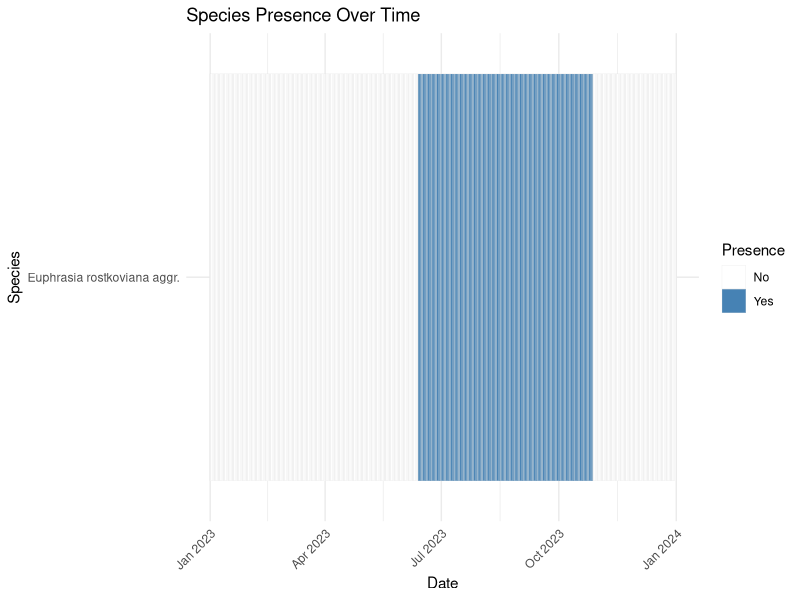
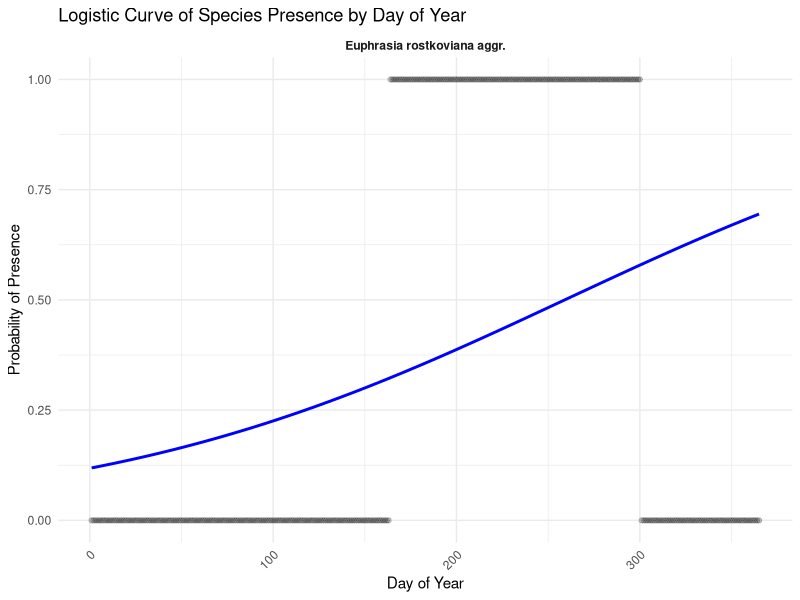
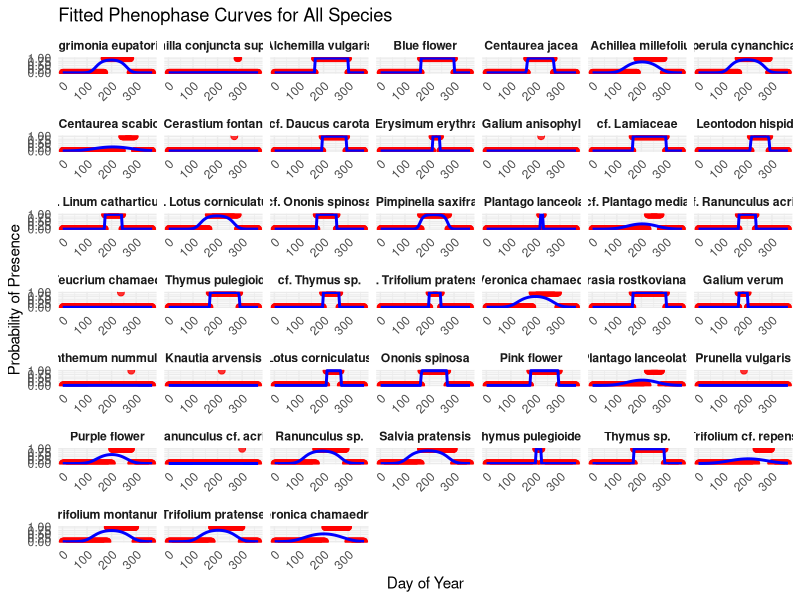
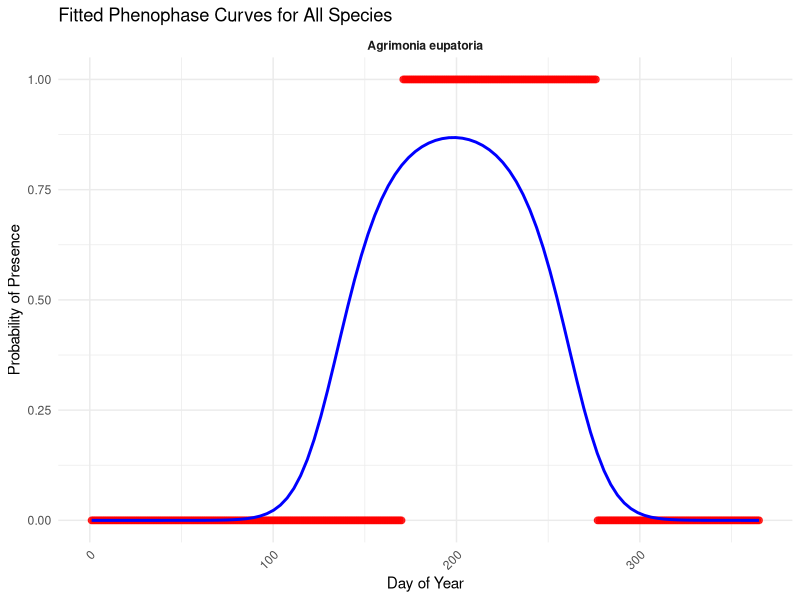

The R source for these figures, in order:
## ---- chunk 1
# Load required packages
library(dplyr)
library(lubridate)
library(tidyverse)
## ---- chunk 2

# Read the CSV file (update the file path as needed)
df <- read.csv("data/five-cameras-Calanda-2023.csv", stringsAsFactors = FALSE)

# Convert the date_time column to Date format
# The provided format is "2023:06:13 15:07:28"
df$date <- as.Date(df$date_time, format = "%Y:%m:%d %H:%M:%S")

# Create daily presence data:
# For each species (class) and date, mark "Yes" if the sum of count is greater than 0.
daily_presence <- df %>%
  group_by(class, date) %>%
  summarize(present = if_else(sum(count, na.rm = TRUE) > 0, "Yes", "No"),
            .groups = "drop")

# Filter only days when the species was observed (Yes)
daily_presence_yes <- daily_presence %>%
  filter(present == "Yes") %>%
  arrange(class, date)

# Aggregate consecutive "Yes" days into presence intervals.
# The trick is to compute a grouping variable as the difference between the date (as integer) and the row number.
presence_intervals <- daily_presence_yes %>%
  group_by(class) %>%
  arrange(date) %>%
  mutate(interval_group = as.integer(date) - row_number()) %>%
  group_by(class, interval_group) %>%
  summarize(start_date = min(date),
            end_date = max(date),
            .groups = "drop")

# Display the resulting presence intervals for each species
print(presence_intervals)

## ---- chunk 3
# Create daily presence data for each species:
# For each species (class) and each date, mark "Yes" if the sum of count > 0, else "No"
daily_presence <- df %>%
  group_by(class, date) %>%
  summarize(present = if_else(sum(count, na.rm = TRUE) > 0, "Yes", "No"),
            .groups = "drop")

# Now, create a cumulative summary row per species:
# - first_presence: earliest date with "Yes"
# - last_presence: latest date with "Yes"
# - total_presence_days: total count of days when presence == "Yes"
cumulative_presence <- daily_presence %>%
  group_by(class) %>%
  summarize(first_presence = min(date[present == "Yes"], na.rm = TRUE),
            last_presence = max(date[present == "Yes"], na.rm = TRUE),
            total_presence_days = sum(present == "Yes"),
            .groups = "drop")

# Print the cumulative summary
print(cumulative_presence)
## ---- chunk 4
cumulative_presence_2023 <- cumulative_presence %>% filter(year(first_presence) %in% c(2023))

# Determine the overall date range (from the earliest first_presence to the latest last_presence)
overall_dates_all <- seq.Date(as.Date('2023-01-01'), as.Date('2023-12-31'), by = "day")

# Cross join species with the overall date range to create one row per species per day.
# Then, mark "Yes" if the date is between first_presence and last_presence, otherwise "No".
expanded_data_all <- cumulative_presence_2023 %>%
  tidyr::crossing(date = overall_dates_all) %>%
  mutate(presence = if_else(date >= first_presence & date <= last_presence, "Yes", "No")) %>%
  select(class, date, presence)

# Display the new data frame
print(expanded_data_all)
## ---- chunk 5
# Plot the results
# We'll create a tile plot where the x-axis is the date and y-axis is the species.
# The fill indicates whether the species was present ("Yes") or absent ("No").
p <- expanded_data_all %>% 
  filter(class %in% c("Euphrasia rostkoviana aggr.")) %>%
  ggplot( aes(x = date, y = class, fill = presence)) +
  geom_tile(color = "gray90") +
  scale_fill_manual(values = c("Yes" = "steelblue", "No" = "white")) +
  labs(title = "Species Presence Over Time",
       x = "Date",
       y = "Species",
       fill = "Presence") +
  theme_minimal() +
  theme(axis.text.x = element_text(angle = 45, hjust = 1))

# Display the plot
print(p)
## ---- chunk 6

# Convert presence to a numeric variable (1 for "Yes", 0 for "No")
# and add a numeric day-of-year variable.
expanded_data_log <- expanded_data_all %>%
  mutate(presence_num = if_else(presence == "Yes", 1, 0),
         day_of_year = yday(date))

# Plot logistic regression curves by species.
# We use geom_point() to show the daily binary data and geom_smooth() to add a logistic curve.
p <- expanded_data_log %>%
   filter(class %in% c("Euphrasia rostkoviana aggr.")) %>%
  ggplot (aes(x = day_of_year, y = presence_num)) +
  geom_point(alpha = 0.2) +
  geom_smooth(method = "glm", 
              method.args = list(family = "binomial"), 
              se = FALSE, color = "blue") +
  facet_wrap(~ class, ncol = 1) +
  scale_y_continuous(limits = c(0, 1)) +
  labs(title = "Logistic Curve of Species Presence by Day of Year",
       x = "Day of Year",
       y = "Probability of Presence") +
  theme_minimal() +
  theme(strip.text = element_text(face = "bold"),
        axis.text.x = element_text(angle = 45, hjust = 1))

# Display the plot
print(p)
## ---- chunk 7

# For inverse logit (logistic function)
inv.logit <- plogis

# Define your custom likelihood function for MLE that accepts data as extra arguments.
curvefit_perplot <- function(param, days, phenophase) {
  peakp  <- param[1]   # peak day (time of peak phenophase)
  rangep <- param[2]   # width parameter (should be negative for a concave-down shape)
  maxp   <- param[3]   # offset on the logit scale
  
  # Compute the predicted probability using the quadratic logit model:
  pred <- inv.logit(rangep * (days - peakp)^2 + maxp)
  
  # Calculate the log-likelihood for the binary outcomes
  llik <- dbinom(phenophase, size = 1, prob = pred, log = TRUE)
  
  # Return the negative sum of log-likelihoods
  return(-sum(llik))
}

# Fit the model for each species and produce a prediction grid:
predicted_data_all <- expanded_data_log %>%
  group_by(class) %>%
  do({
    d <- .
    # Extract the day_of_year and binary presence for the current species
    days <- d$day_of_year
    phenophase <- d$presence_num
    
    # Provide initial guesses: use the median day as a starting peak, a small negative value for rangep, and 0 for maxp.
    init_params <- c(peakp = median(days), rangep = -0.01, maxp = 0)
    
    # Fit the model using optim(); if the fit fails, skip this group.
    fit <- try(optim(par = init_params, 
                     fn = curvefit_perplot, 
                     days = days, 
                     phenophase = phenophase,
                     method = "Nelder-Mead"), silent = TRUE)
    if (inherits(fit, "try-error")) {
      return(data.frame())
    }
    fitted_params <- fit$par
    
    # Create a prediction grid over the range of day_of_year for this species.
    d_pred <- data.frame(day_of_year = seq(min(days), max(days), length.out = 100))
    d_pred$pred <- inv.logit(fitted_params[2] * (d_pred$day_of_year - fitted_params[1])^2 + fitted_params[3])
    d_pred$class <- unique(d$class)
    d_pred
  }) %>%
  ungroup()

# Now plot the observed data and overlay the fitted probability curves for all species.
ggplot() +
  # Plot the observed binary data points (presence 0/1)
  geom_point(data = expanded_data_log, aes(x = day_of_year, y = presence_num), color = "red", size = 2, alpha = 0.8) +
  # Overlay the fitted smooth probability curves
  geom_line(data = predicted_data_all, aes(x = day_of_year, y = pred), color = "blue", size = 1) +
  facet_wrap(~ class, scales = "free_x") +
  labs(title = "Fitted Phenophase Curves for All Species",
       x = "Day of Year",
       y = "Probability of Presence") +
  scale_y_continuous(limits = c(0, 1)) +
  theme_minimal() +
  theme(strip.text = element_text(face = "bold"),
        axis.text.x = element_text(angle = 45, hjust = 1))
        
## ---- chunk 8
sp1 <- predicted_data_all %>% filter(class %in% c("Agrimonia eupatoria"))
el1 <- expanded_data_log %>% filter(class %in% c("Agrimonia eupatoria"))

# Now plot the observed data and overlay the fitted probability curves for all species.
ggplot() +
  # Plot the observed binary data points (presence 0/1)
  geom_point(data = el1, aes(x = day_of_year, y = presence_num), color = "red", size = 2, alpha = 0.8) +
  # Overlay the fitted smooth probability curves
  geom_line(data = sp1, aes(x = day_of_year, y = pred), color = "blue", size = 1) +
  facet_wrap(~ class, scales = "free_x") +
  labs(title = "Fitted Phenophase Curves for All Species",
       x = "Day of Year",
       y = "Probability of Presence") +
  scale_y_continuous(limits = c(0, 1)) +
  theme_minimal() +
  theme(strip.text = element_text(face = "bold"),
        axis.text.x = element_text(angle = 45, hjust = 1))
        
